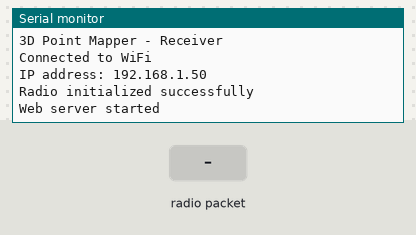
A sketch run on a simulated ESP8266 (NodeMCU). Parts: the last lines printed to the serial monitor. Inputs (shaded band) come from the test bench. WiFi joins after 1.5 s; servers stay silent unless stated; storage starts empty; no radio packets arrive unless stated.

Above: at 2.7 s.
2.8 s: radio packet "1" arrives
At 3.7 s:
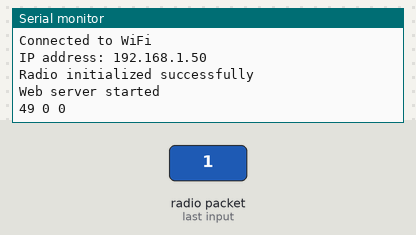
5.8 s: radio packet "0" arrives
At 7.2 s:
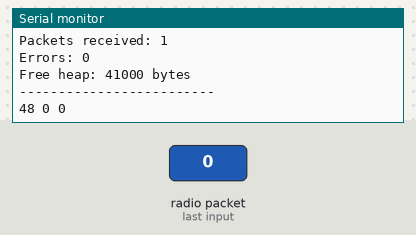

Measured:
- after the input at 2.8 s, the serial monitor: prints a new line at once (image 1)
- after the input at 5.8 s, the serial monitor: prints a new line at once (image 2)

The sketch:

receiver.ino
```cpp
// (licence header left out)
 #include <Arduino.h>
 #include <ESP8266WiFi.h>
 #include <ESPAsyncTCP.h>
 #include <ESPAsyncWebServer.h>
 #include <FS.h>
 #include <SPI.h>
 #include <nRF24L01.h>
 #include <RF24.h>
 #include <ArduinoJson.h>
 #include <WiFiManager.h>

 #include "config.h"
 #include "radio.h"
 #include "webserver.h"

 // Object instances
 RF24 radio(CE_PIN, CSN_PIN);
 AsyncWebServer server(80);
 DataPackage data;

 // Global variables
 String dataString = "0 0 0";  // Formatted data string for web client
 bool radioConnected = false;  // Radio connection status
 bool receivingData = false;   // Data reception status
 unsigned long packetCount = 0; // Count of received packets
 unsigned long errorCount = 0;  // Count of errors

 // Timer variables
 unsigned long lastReceiveTime = 0;
 unsigned long lastStatsTime = 0;
 unsigned long startTime = 0;

 void setup() {
   // Initialize serial communication
   Serial.begin(115200);
   Serial.println(F("\n\n3D Point Mapper - Receiver"));

   // Initialize file system
   if (!SPIFFS.begin()) {
     Serial.println(F("Error mounting SPIFFS"));
     return;
   }

   // Initialize WiFi using WiFiManager
   WiFiManager wifiManager;
   wifiManager.autoConnect("3DPointMapper");

   Serial.println("Connected to WiFi");
   Serial.print("IP address: ");
   Serial.println(WiFi.localIP());

   // Initialize NRF24L01 radio
   if (!initRadio()) {
     Serial.println(F("Radio initialization failed"));
   } else {
     Serial.println(F("Radio initialized successfully"));
   }

   // Setup web server routes
   setupWebServer();

   // Start web server
   server.begin();
   Serial.println(F("Web server started"));

   // Record start time
   startTime = millis();
 }

 void loop() {
   // Check for incoming radio data
   checkRadioData();

   // Check connection status
   checkConnectionStatus();

   // Update statistics periodically
   if (millis() - lastStatsTime > STATS_INTERVAL) {
     printStatistics();
     lastStatsTime = millis();
   }
 }

 // Check for incoming radio data
 void checkRadioData() {
   if (radio.available()) {
     radioConnected = true;

     // Read the data packet
     radio.read(&data, sizeof(DataPackage));

     // Throttle updates to avoid flooding the web client
     if (millis() - lastReceiveTime > DATA_UPDATE_INTERVAL) {
       lastReceiveTime = millis();
       receivingData = true;
       packetCount++;

       // Format data for web client
       dataString = String(data.x) + " " + String(data.y) + " " + String(data.z);

       // Print to serial for debugging
       Serial.println(dataString);
     }
   }
 }

 // Check connection status and reset if needed
 void checkConnectionStatus() {
   // Check if we haven't received data for a while
   if (receivingData && millis() - lastReceiveTime > CONNECTION_TIMEOUT) {
     receivingData = false;
     Serial.println("Warning: No data received recently");
     errorCount++;

     // Try to restart radio
     radio.stopListening();
     delay(10);
     radio.startListening();
   }
 }

 // Print statistics to serial monitor
 void printStatistics() {
   unsigned long uptime = (millis() - startTime) / 1000; // Uptime in seconds

   Serial.println("--------- STATUS ---------");
   Serial.printf("Uptime: %lu seconds\n", uptime);
   Serial.printf("Radio connected: %s\n", radioConnected ? "Yes" : "No");
   Serial.printf("Receiving data: %s\n", receivingData ? "Yes" : "No");
   Serial.printf("Packets received: %lu\n", packetCount);
   Serial.printf("Errors: %lu\n", errorCount);
   Serial.printf("Free heap: %d bytes\n", ESP.getFreeHeap());
   Serial.println("-------------------------");
 }
```

radio.h
```cpp
// radio.h
#ifndef RADIO_H
#define RADIO_H

#include <Arduino.h>
#include <SPI.h>
#include <nRF24L01.h>
#include <RF24.h>
#include "config.h"

// Radio module
extern RF24 radio;

// Radio addresses
const byte addresses[][6] = {"00001", "00002"};

// Data structure for radio reception (max 32 bytes)
struct DataPackage {
  short int x = 0;
  short int y = 0;
  short int z = 0;
};

// Initialize radio
bool initRadio() {
  if (!radio.begin()) {
    return false;
  }

  radio.openReadingPipe(1, addresses[1]);
  radio.setPALevel(RF24_PA_MIN);
  radio.startListening();

  return true;
}

#endif // RADIO_H
```

webserver.h
```cpp
// webserver.h
#ifndef WEBSERVER_H
#define WEBSERVER_H

#include <Arduino.h>
#include <ESPAsyncTCP.h>
#include <ESPAsyncWebServer.h>
#include <FS.h>
#include <ArduinoJson.h>

// Web server
extern AsyncWebServer server;

// Setup web server routes
void setupWebServer() {
  // Route for root / web page
  server.on("/", HTTP_GET, [](AsyncWebServerRequest *request) {
    request->send(SPIFFS, "/index.html");
  });

  // Route for data endpoint
  server.on("/data", HTTP_GET, [](AsyncWebServerRequest *request) {
    extern String dataString;
    request->send_P(200, "text/plain", dataString.c_str());
  });

  // Route for status endpoint
  server.on("/status", HTTP_GET, [](AsyncWebServerRequest *request) {
    extern bool radioConnected, receivingData;
    extern unsigned long packetCount, errorCount;

    // Create JSON response
    DynamicJsonDocument doc(200);
    doc["connected"] = radioConnected;
    doc["receiving"] = receivingData;
    doc["packets"] = packetCount;
    doc["errors"] = errorCount;

    String response;
    serializeJson(doc, response);
    request->send(200, "application/json", response);
  });

  // Route for static files
  server.serveStatic("/", SPIFFS, "/");
}

#endif // WEBSERVER_H
```

config.h
```cpp
// config.h
#ifndef CONFIG_H
#define CONFIG_H

// Pin definitions
#define CE_PIN 4   // D2 on NodeMCU
#define CSN_PIN 5  // D1 on NodeMCU

// Timing constants
#define CONNECTION_TIMEOUT 5000  // 5 seconds timeout
#define STATS_INTERVAL 5000      // Statistics update interval (ms)
#define DATA_UPDATE_INTERVAL 10  // Minimum interval between data updates (ms)

// Data constants
#define DATA_HISTORY_SIZE 100  // Number of data points to keep in history

// Radio settings
extern const byte addresses[][6];

#endif // CONFIG_H
```
